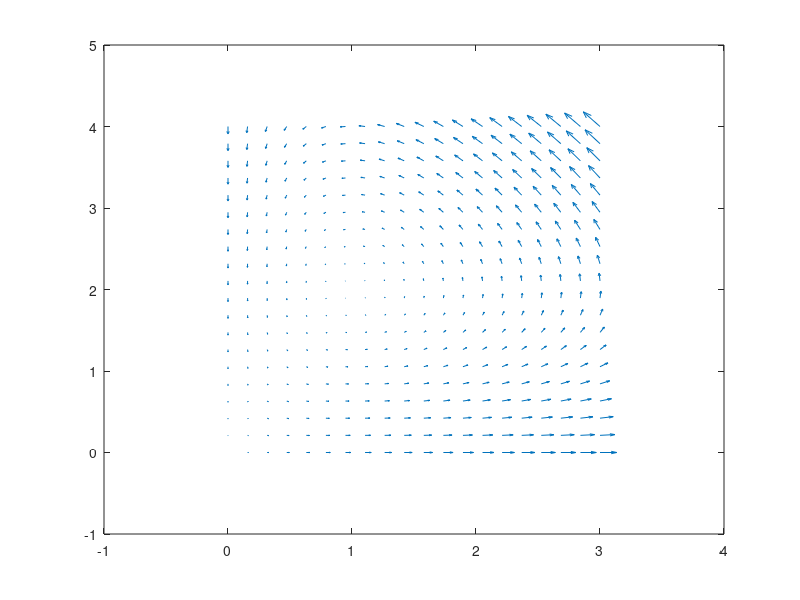

Here is the MATLAB script that generated this plot:

%equations de Lokta-Volterra
%x'=ax(1-by)
%y'=cy(x-d)
a=2;
b=1;
c=1;
d=1;
n=20;


x=linspace(0,3,n);
y=linspace(0,4,n);
[X,Y]=meshgrid(x,y); % chaque ligne de X est une copie de x et chaque
%colonne de Y est une copie de y. X et Y sont des matrices carrees

u=zeros(n,n);

for i=1:n
    for j=1:n
       u(i,j)=(a-b*Y(i,j))*X(i,j);%a*X(i,j)*(1-b*Y(i,j));
    end
    
end

v=zeros(n,n);
for i=1:n
    for j=1:n
       v(i,j)=(-c+d*X(i,j))*Y(i,j);%c*Y(i,j)*(X(i,j)-d);
    end
    
end


%la fonction quiver a pour argument le tableau des points en x et le
%tableau des points en y, et les coordonnees en x et en y des vecteurs a y
%mettre
quiver(X,Y,u,v);
